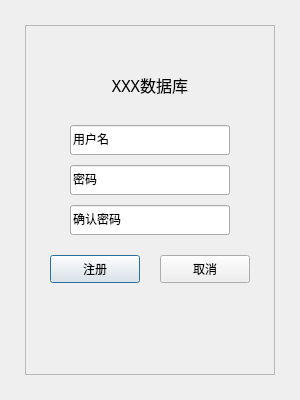
<?xml version="1.0" encoding="UTF-8"?>
<ui version="4.0">
 <class>RegisterDialog</class>
 <widget class="QDialog" name="RegisterDialog">
  <property name="geometry">
   <rect>
    <x>0</x>
    <y>0</y>
    <width>300</width>
    <height>400</height>
   </rect>
  </property>
  <property name="windowTitle">
   <string>Register</string>
  </property>
  <widget class="QFrame" name="frame">
   <property name="geometry">
    <rect>
     <x>25</x>
     <y>25</y>
     <width>250</width>
     <height>350</height>
    </rect>
   </property>
   <property name="frameShape">
    <enum>QFrame::StyledPanel</enum>
   </property>
   <property name="frameShadow">
    <enum>QFrame::Raised</enum>
   </property>
   <widget class="QPushButton" name="Register">
    <property name="geometry">
     <rect>
      <x>25</x>
      <y>230</y>
      <width>90</width>
      <height>28</height>
     </rect>
    </property>
    <property name="font">
     <font>
      <family>宋体</family>
     </font>
    </property>
    <property name="text">
     <string>注册</string>
    </property>
   </widget>
   <widget class="QPushButton" name="Cancel">
    <property name="geometry">
     <rect>
      <x>135</x>
      <y>230</y>
      <width>90</width>
      <height>28</height>
     </rect>
    </property>
    <property name="font">
     <font>
      <family>宋体</family>
     </font>
    </property>
    <property name="text">
     <string>取消</string>
    </property>
   </widget>
   <widget class="QLabel" name="Title">
    <property name="geometry">
     <rect>
      <x>65</x>
      <y>45</y>
      <width>120</width>
      <height>30</height>
     </rect>
    </property>
    <property name="font">
     <font>
      <family>等线</family>
      <pointsize>12</pointsize>
     </font>
    </property>
    <property name="layoutDirection">
     <enum>Qt::LeftToRight</enum>
    </property>
    <property name="text">
     <string>XXX数据库</string>
    </property>
    <property name="textFormat">
     <enum>Qt::AutoText</enum>
    </property>
    <property name="alignment">
     <set>Qt::AlignCenter</set>
    </property>
   </widget>
   <widget class="QLineEdit" name="PasswordAgain">
    <property name="geometry">
     <rect>
      <x>45</x>
      <y>180</y>
      <width>160</width>
      <height>30</height>
     </rect>
    </property>
    <property name="font">
     <font>
      <family>宋体</family>
     </font>
    </property>
    <property name="text">
     <string>确认密码</string>
    </property>
   </widget>
   <widget class="QLineEdit" name="Password">
    <property name="geometry">
     <rect>
      <x>45</x>
      <y>140</y>
      <width>160</width>
      <height>30</height>
     </rect>
    </property>
    <property name="font">
     <font>
      <family>宋体</family>
     </font>
    </property>
    <property name="autoFillBackground">
     <bool>false</bool>
    </property>
    <property name="text">
     <string>密码</string>
    </property>
   </widget>
   <widget class="QLineEdit" name="UserName">
    <property name="geometry">
     <rect>
      <x>45</x>
      <y>100</y>
      <width>160</width>
      <height>30</height>
     </rect>
    </property>
    <property name="font">
     <font>
      <family>宋体</family>
     </font>
    </property>
    <property name="autoFillBackground">
     <bool>false</bool>
    </property>
    <property name="text">
     <string>用户名</string>
    </property>
   </widget>
  </widget>
 </widget>
 <resources/>
 <connections>
  <connection>
   <sender>Register</sender>
   <signal>clicked()</signal>
   <receiver>RegisterDialog</receiver>
   <slot>accept()</slot>
   <hints>
    <hint type="sourcelabel">
     <x>103</x>
     <y>272</y>
    </hint>
    <hint type="destinationlabel">
     <x>132</x>
     <y>393</y>
    </hint>
   </hints>
  </connection>
 </connections>
</ui>
